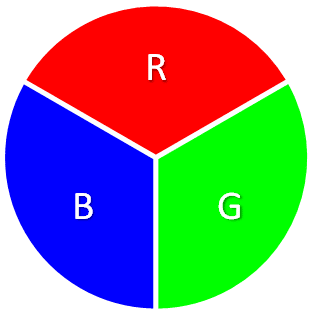
#> input picture Images/colors.png, 314 x 316 px; the run also reads 3 pictures not shown here
$ python main.py
#> lines starting #> are read from the running program, lines starting #| are printed output that depends on the picture; after the words box and inside, x2 and y2 are one past the last pixel; in counts of white or black regions, pixels touching at a corner belong together
import numpy as np
import matplotlib.pyplot as plt
import matplotlib.image as mpimg
import cv2
import copy

# Testing if np and cv are successfully imported.
myArray = np.array([1,2,3,4])

# Importing colors.png using matplotlib
img = cv2.imread('./Images/colors.png')
#> img is the input picture: shape (316, 314, 3); mean B, G, R 137.2, 137.5, 137.5
img_rgb = cv2.cvtColor(img, cv2.COLOR_BGR2RGB)

# Extracting channels
R = img_rgb[:, :, 0]
G = img_rgb[:, :, 1]
B = img_rgb[:, :, 2]

# Creating the figure
fig, axes = plt.subplots(1, 3, figsize=(15, 5))

# Display Red
axes[0].imshow(R, cmap='gray')
axes[0].set_title('Red Channel')
axes[0].axis('off') # Optional: hides the pixel coordinates

# Display Green
axes[1].imshow(G, cmap='gray')
axes[1].set_title('Green Channel')
axes[1].axis('off')

# Display Blue
axes[2].imshow(B, cmap='gray')
axes[2].set_title('Blue Channel')
axes[2].axis('off')

plt.show()

# Binary masking
mask = (R >= 100) & (R <= 255) & (B >= 0) & (B <= 50) & (G >= 0) & (G <= 50)
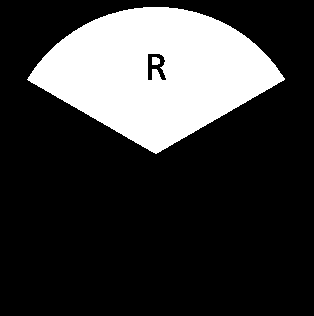
#> mask: shape (316, 314) bool; 22.9% white; 2 white regions, box (x1, y1, x2, y2) and area: (27, 7, 285, 154) 22619, (152, 57, 160, 65) 58

masked_image = img_rgb.copy()
masked_image[~mask] = 0 # Black

plt.imshow(masked_image)
plt.title("Masked Image (Red Only)")
plt.show()

# Grayscale image

# 1. Convert channels to float to allow values higher than 255
R_f = R.astype(float)
G_f = G.astype(float)
B_f = B.astype(float)

# 2. Apply the formula to the whole array at once
grayscale_f = (R_f + G_f + B_f) / 3

# 3. Convert back to uint8 so matplotlib can display it as an image
grayscale = grayscale_f.astype('uint8')

# 4. Display the result
plt.imshow(grayscale, cmap='gray')
plt.title("Grayscale via Average Formula")
plt.axis('off')
plt.show()

# Importing apple.jpg and stop-sign.jpg and creating their copies.
apple_img = cv2.imread('./Images/apple.jpg')
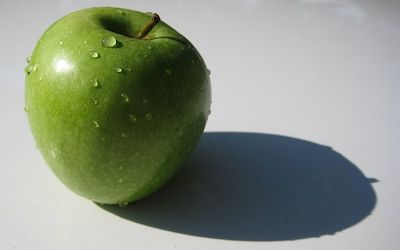
#> input picture Images/apple.jpg, 400 x 250 px
#> apple_img is the input picture: shape (250, 400, 3); mean B, G, R 129.5, 145.5, 137.5
apple_img_rgb = cv2.cvtColor(apple_img, cv2.COLOR_BGR2RGB)

stop_sign_img = cv2.imread('./Images/stop-sign.jpg')
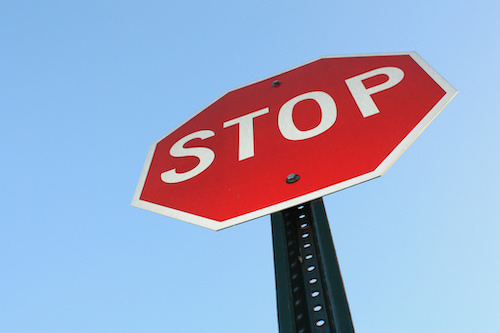
#> input picture Images/stop-sign.jpg, 500 x 333 px
#> stop_sign_img is the input picture: shape (333, 500, 3); mean B, G, R 199.3, 168.4, 156.6
stop_sign_img_rgb =cv2.cvtColor(stop_sign_img, cv2.COLOR_BGR2RGB)

#Creating deep copies of the apple and stop sign image
apple_img_copy = copy.deepcopy(apple_img_rgb)
stop_sign_img_copy = copy.deepcopy(stop_sign_img_rgb)

# Manual function to convert RGB to HSV

def manual_rgb_to_hsv(rgb_img):
    # Normalizing to 0-1 range
    img = rgb_img.astype('float32') / 255.0
#> img: shape (250, 400, 3) float32

    # Separating the channels
    R = img[:, :, 0]
#> R: shape (250, 400) float32
    G = img[:, :, 1]
#> G: shape (250, 400) float32
    B = img[:, :, 2]
#> B: shape (250, 400) float32

    # Calculating V (Max) and Delta (Max - Min)
    cmax = np.max(img, axis=2)
    cmin = np.min(img, axis=2)
    delta = cmax - cmin

    # Initialize H, S, V arrays with zeros
    H = np.zeros_like(cmax)
    S = np.zeros_like(cmax)
    V = cmax # Value is just the Max component

    # Calculate Saturation: 0 if cmax is 0, otherwise delta / cmax
    # Use np.where to handle division by zero safely
    S = np.where(cmax == 0, 0, delta / cmax)

    # Calculate Hue
    # Where Delta is 0, Hue is 0 (undefined/grayscale)
    # Masking is needed to calculate Hue only where Delta != 0
    indices = delta > 0
#> indices: shape (250, 400) bool; 88.4% white; 58 black regions (50 under 20 px), largest, box (x1, y1, x2, y2) and area: (150, 0, 304, 133) 10735, (288, 240, 352, 250) 516, (224, 246, 240, 250) 55

    # R is max
    idx = (R == cmax) & indices
#> idx: shape (250, 400) bool; 3.6% white; 64 white regions (40 under 20 px), largest, box (x1, y1, x2, y2) and area: (102, 216, 304, 250) 1992, (134, 9, 166, 40) 292, (48, 216, 56, 250) 135
    H[idx] = (G[idx] - B[idx]) / delta[idx] % 6

    # G is max
    idx = (G == cmax) & indices
#> idx: shape (250, 400) bool; 47.5% white; 40 white regions (28 under 20 px), largest, box (x1, y1, x2, y2) and area: (0, 0, 336, 250) 46791, (368, 189, 380, 220) 119, (272, 16, 288, 22) 94
    H[idx] = (B[idx] - R[idx]) / delta[idx] + 2

    # B is max
    idx = (B == cmax) & indices
#> idx: shape (250, 400) bool; 39.1% white; 27 white regions (12 under 20 px), largest, box (x1, y1, x2, y2) and area: (166, 0, 400, 250) 36451, (0, 63, 23, 112) 624, (0, 0, 16, 32) 512
    H[idx] = (R[idx] - G[idx]) / delta[idx] + 4

    H = H * 60 # Convert to degrees

    # OpenCV uses 0-179 for Hue (to fit in uint8), 0-255 for S and V
    # So we scale our 0-360 Hue to 0-179
    H = H / 2
    S = S * 255
    V = V * 255

    # Merge back into a 3D image
    hsv_image = np.dstack((H, S, V)).astype('uint8')
    return hsv_image

# Converting the copies to HSV color space
apple_img_copy_hsv = manual_rgb_to_hsv(apple_img_copy)
stop_sign_img_copy_hsv = manual_rgb_to_hsv(stop_sign_img_copy)
#> in manual_rgb_to_hsv (call 2), `cmin = np.min(img, axis=2)`:
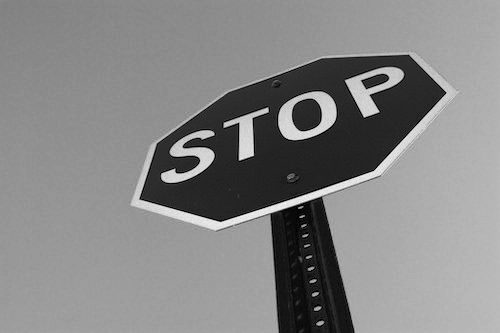
#> cmin: shape (333, 500) float32; min 0, max 0.961, mean 0.523
#> in manual_rgb_to_hsv (call 2), `S = np.where(cmax == 0, 0, delta / cmax)`:
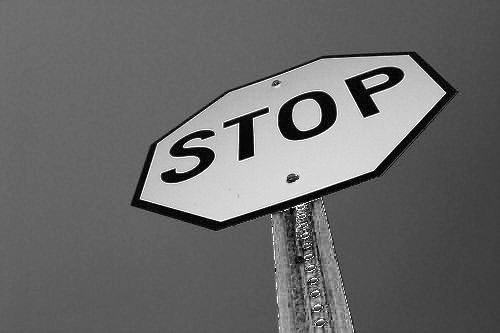
#> S: shape (333, 500) float32; min 0, max 1, mean 0.414
#> in manual_rgb_to_hsv (call 2), `indices = delta > 0`:
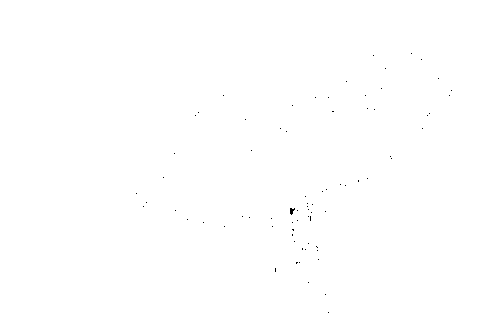
#> indices: shape (333, 500) bool; 99.9% white; black in thin lines or dots, all inside (x1, y1, x2, y2) = (136, 53, 452, 313)
#> in manual_rgb_to_hsv (call 2), `idx = (R == cmax) & indices`: idx: shape (333, 500) bool; 17.5% white; 275 white regions (264 under 20 px), largest, box (x1, y1, x2, y2) and area: (139, 54, 458, 228) 26839, (288, 98, 324, 133) 882, (359, 73, 390, 94) 335
#> in manual_rgb_to_hsv (call 2), `H[idx] = (G[idx] - B[idx]) / delta[idx] % 6`:
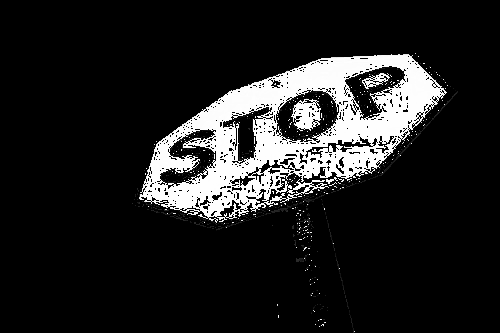
#> H: shape (333, 500) float32; min 0, max 6, mean 0.778; drawn with min black and max white

print(apple_img_copy_hsv, "apple hsv")
#> (printed output is left out)
print(stop_sign_img_copy_hsv,"stop sign hsv")
#> (printed output is left out)

# Use binary operations to extract the pixels containing apple and the stop sign respectively
H_APPLE = apple_img_copy_hsv[:, :, 0]
S_APPLE = apple_img_copy_hsv[:, :, 1]
V_APPLE = apple_img_copy_hsv[:, :, 2]

H_STOP_SIGN = stop_sign_img_copy_hsv[:, :, 0]
S_STOP_SIGN = stop_sign_img_copy_hsv[:, :, 1]
V_STOP_SIGN = stop_sign_img_copy_hsv[:, :, 2]

# Creating mask for the green apple
green_apple_mask = (H_APPLE >= 30) & (H_APPLE <= 60) & (S_APPLE >= 30) & (V_APPLE >= 20)
apple_img_copy_hsv[~green_apple_mask] = 0

# Creating mask for the stop sign, here, its best to simply subtract the blue sky I feel
stop_sign_mask = (H_STOP_SIGN >= 90) & (H_STOP_SIGN <= 130) & (S_STOP_SIGN >= 50)
stop_sign_img_copy_hsv[stop_sign_mask] = 0

# Converting apple and stop sign image back to rgb
final_apple_img = cv2.cvtColor(apple_img_copy_hsv, cv2.COLOR_HSV2RGB)
final_stop_sign_img = cv2.cvtColor(stop_sign_img_copy_hsv, cv2.COLOR_HSV2RGB)


# Show Apple
plt.imshow(final_apple_img)
plt.title("Extracted Green Apple")
plt.axis('off')
plt.show()

# Show Stop sign
plt.imshow(final_stop_sign_img)
plt.title("Extracted Stop sign image")
plt.axis('off')
plt.show()

# Show together, with orignal, masked hsv and masked rgb
fig, axes = plt.subplots(2, 3)

# Row 1: Apple
axes[0, 0].imshow(apple_img_rgb)
axes[0, 0].set_title("Original Apple")
axes[0, 0].axis('off')

axes[0, 1].imshow(apple_img_copy_hsv)
axes[0, 1].set_title("Masked Apple (HSV)")
axes[0, 1].axis('off')

axes[0, 2].imshow(final_apple_img)
axes[0, 2].set_title("Masked Apple (RGB)")
axes[0, 2].axis('off')

# Row 2: Stop Sign
axes[1, 0].imshow(stop_sign_img_rgb)
axes[1, 0].set_title("Original Stop Sign")
axes[1, 0].axis('off')

axes[1, 1].imshow(stop_sign_img_copy_hsv)
axes[1, 1].set_title("Masked Sign (HSV)")
axes[1, 1].axis('off')

axes[1, 2].imshow(final_stop_sign_img)
axes[1, 2].set_title("Masked Sign (RGB)")
axes[1, 2].axis('off')

plt.tight_layout()
plt.show()


# Question 3 - read bandnoise image, apply fourier transform and denoise

# Reading the image and converting to Grayscale
img_bandnoise = cv2.imread('./Images/bandnoise.png')
img_bandnoise_gray = cv2.cvtColor(img_bandnoise, cv2.COLOR_BGR2GRAY)

# Applying fourier transform to the array, and shifting
img_bandnoise_fft = np.fft.fft2(img_bandnoise_gray)
img_bandnoise_fft_shift = np.fft.fftshift(img_bandnoise_fft)
magnitude_spectrum = 20 * np.log(np.abs(img_bandnoise_fft_shift))
img_bandnoise_fft_shift_copy = img_bandnoise_fft_shift.copy()

# Filtering the bright spots out of the fourier image
bright_spot_values = [50, 90, 130, 220, 260, 300]
for i in bright_spot_values:
    img_bandnoise_fft_shift_copy[:, (i-10):(i+10)] = 0

# Moving the filtered image back to corners from the center
f_ishift = np.fft.ifftshift(img_bandnoise_fft_shift_copy)

# Inverse FFT (Frequency -> Spatial)
img_bandnoise_back = np.fft.ifft2(f_ishift)

# Magnitude (Complex -> Real pixel values)
img_bandnoise_back = np.abs(img_bandnoise_back)

# Showing the plotted images
fig, axes = plt.subplots(1, 3)

# Plot 1: Original gray image
# We use axes[0] because 'axes' is a 1D list here
axes[0].set_title("Bandnoise Gray Image")
axes[0].imshow(img_bandnoise_gray, cmap='gray')

# Plot 2: Fourier image
# We use axes[1] for the second plot in the list
axes[1].set_title("Fourier Image")
axes[1].imshow(magnitude_spectrum, cmap='gray')

# Plot 3: Cleaned image
axes[2].set_title("Clean Image (Filtered)")
axes[2].imshow(img_bandnoise_back, cmap='gray')

plt.tight_layout()
plt.show()

# Question 4 - Dog image changes

# Importing the dog image

img_dog = cv2.imread('./Images/dog.jpg')
img_dog_rgb = cv2.cvtColor(img_dog, cv2.COLOR_BGR2RGB)
img_dog_float = img_dog_rgb.astype(np.float32)

# Applying the filters
img_dog_darker = np.clip(img_dog_float - 128, 0, 255).astype(np.uint8)
img_dog_low_contrast = (img_dog_float / 2).astype(np.uint8)
img_dog_inverted = 255 - img_dog_rgb
img_dog_brighter = np.clip(img_dog_float + 128, 0, 255).astype(np.uint8)
img_dog_high_contrast = np.clip(img_dog_float * 2, 0, 255).astype(np.uint8)

fig, axes = plt.subplots(2, 3, figsize=(15, 10))

# Flatten the axes array to make indexing easier (0 to 5)
ax = axes.flatten()

# 0. Original
ax[0].imshow(img_dog_rgb)
ax[0].set_title("Original")
ax[0].axis('off')

# 1. Darker (a)
ax[1].imshow(img_dog_darker)
ax[1].set_title("Darker (-128)")
ax[1].axis('off')

# 2. Low Contrast (b)
ax[2].imshow(img_dog_low_contrast)
ax[2].set_title("Low Contrast (/2)")
ax[2].axis('off')

# 3. Invert (c)
ax[3].imshow(img_dog_inverted)
ax[3].set_title("Inverted")
ax[3].axis('off')

# 4. Brighter (d)
ax[4].imshow(img_dog_brighter)
ax[4].set_title("Brighter (+128)")
ax[4].axis('off')

# 5. High Contrast (e)
ax[5].imshow(img_dog_high_contrast)
ax[5].set_title("High Contrast (*2)")
ax[5].axis('off')

plt.tight_layout()
plt.show()

# Question 5

img_cameraman = cv2.imread('./Images/cameraman.jpeg')
img_cameraman_rgb = cv2.cvtColor(img_cameraman, cv2.COLOR_BGR2RGB)

# Average Blur
img_blur_9 = cv2.blur(img_cameraman_rgb, (9, 9), borderType=cv2.BORDER_CONSTANT)
img_blur_25 = cv2.blur(img_cameraman_rgb, (25, 25), borderType=cv2.BORDER_CONSTANT)

fig, axes = plt.subplots(1, 3, figsize=(15, 5))
axes[0].imshow(img_cameraman_rgb); axes[0].set_title("Original"); axes[0].axis('off')
axes[1].imshow(img_blur_9); axes[1].set_title("Avg Blur 9x9"); axes[1].axis('off')
axes[2].imshow(img_blur_25); axes[2].set_title("Avg Blur 25x25"); axes[2].axis('off')
plt.show()

# Gaussian Blur
img_gauss_2 = cv2.GaussianBlur(img_cameraman_rgb, (9, 9), 2.0, borderType=cv2.BORDER_CONSTANT)
img_gauss_15 = cv2.GaussianBlur(img_cameraman_rgb, (25, 25), 15, borderType=cv2.BORDER_CONSTANT)

fig, axes = plt.subplots(1, 3, figsize=(15, 5))
axes[0].imshow(img_cameraman_rgb); axes[0].set_title("Original"); axes[0].axis('off')
axes[1].imshow(img_gauss_2); axes[1].set_title("Gaussian 9x9 (s=2.0)"); axes[1].axis('off')
axes[2].imshow(img_gauss_15); axes[2].set_title("Gaussian 25x25 (s=15)"); axes[2].axis('off')
plt.show()

# Median Blur
img_median_5 = cv2.medianBlur(img_cameraman_rgb, 5)
img_median_15 = cv2.medianBlur(img_cameraman_rgb, 15)

fig, axes = plt.subplots(1, 3, figsize=(15, 5))
axes[0].imshow(img_cameraman_rgb); axes[0].set_title("Original"); axes[0].axis('off')
axes[1].imshow(img_median_5); axes[1].set_title("Median 5x5"); axes[1].axis('off')
axes[2].imshow(img_median_15); axes[2].set_title("Median 15x15"); axes[2].axis('off')
plt.show()

# Resize
img_original_resized = cv2.resize(img_cameraman_rgb, (40, 40))
# Note: Using the Gaussian result from Part B (img_gauss_15)
img_blur_resized = cv2.resize(img_gauss_15, (40, 40))

fig, axes = plt.subplots(1, 3, figsize=(15, 5))
axes[0].imshow(img_cameraman_rgb); axes[0].set_title("Original"); axes[0].axis('off')
axes[1].imshow(img_original_resized); axes[1].set_title("Resized Original (40x40)"); axes[1].axis('off')
axes[2].imshow(img_blur_resized); axes[2].set_title("Resized Blur (40x40)"); axes[2].axis('off')
plt.show()
